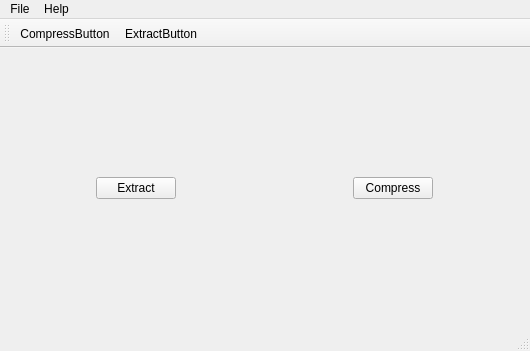
<?xml version="1.0" encoding="UTF-8"?>
<ui version="4.0">
 <class>MainWindow</class>
 <widget class="QMainWindow" name="MainWindow">
  <property name="geometry">
   <rect>
    <x>0</x>
    <y>0</y>
    <width>530</width>
    <height>351</height>
   </rect>
  </property>
  <property name="windowTitle">
   <string>Frog Archiver</string>
  </property>
  <property name="windowIcon">
   <iconset resource="FrogArchiver.qrc">
    <normaloff>:/assets/frog_mac_archigraphs.png</normaloff>:/assets/frog_mac_archigraphs.png</iconset>
  </property>
  <widget class="QWidget" name="centralWidget">
   <layout class="QGridLayout" name="gridLayout">
    <item row="0" column="0">
     <layout class="QGridLayout" name="gridLayout_2">
      <item row="3" column="1" alignment="Qt::AlignHCenter|Qt::AlignVCenter">
       <widget class="QPushButton" name="buttonCompress">
        <property name="maximumSize">
         <size>
          <width>87</width>
          <height>24</height>
         </size>
        </property>
        <property name="text">
         <string>Compress</string>
        </property>
        <property name="icon">
         <iconset resource="FrogArchiver.qrc">
          <normaloff>:/assets/1455813976_add-files-to-archive.png</normaloff>:/assets/1455813976_add-files-to-archive.png</iconset>
        </property>
       </widget>
      </item>
      <item row="3" column="0" alignment="Qt::AlignHCenter|Qt::AlignVCenter">
       <widget class="QPushButton" name="buttonExtract">
        <property name="maximumSize">
         <size>
          <width>80</width>
          <height>24</height>
         </size>
        </property>
        <property name="text">
         <string>Extract</string>
        </property>
        <property name="icon">
         <iconset resource="FrogArchiver.qrc">
          <normaloff>:/assets/1455813689_extract-archive.png</normaloff>:/assets/1455813689_extract-archive.png</iconset>
        </property>
       </widget>
      </item>
     </layout>
    </item>
   </layout>
  </widget>
  <widget class="QMenuBar" name="menuBar">
   <property name="geometry">
    <rect>
     <x>0</x>
     <y>0</y>
     <width>530</width>
     <height>21</height>
    </rect>
   </property>
   <widget class="QMenu" name="menuFile">
    <property name="title">
     <string>File</string>
    </property>
    <addaction name="actionCompress"/>
    <addaction name="actionExtract"/>
    <addaction name="separator"/>
    <addaction name="actionExit"/>
   </widget>
   <widget class="QMenu" name="menuHelp">
    <property name="title">
     <string>Help</string>
    </property>
    <addaction name="actionLicense"/>
    <addaction name="separator"/>
    <addaction name="actionAbout"/>
   </widget>
   <addaction name="menuFile"/>
   <addaction name="menuHelp"/>
  </widget>
  <widget class="QToolBar" name="mainToolBar">
   <attribute name="toolBarArea">
    <enum>TopToolBarArea</enum>
   </attribute>
   <attribute name="toolBarBreak">
    <bool>false</bool>
   </attribute>
   <addaction name="actionCompressButton"/>
   <addaction name="actionExtractButton"/>
  </widget>
  <widget class="QStatusBar" name="statusBar"/>
  <action name="actionAbout">
   <property name="icon">
    <iconset resource="FrogArchiver.qrc">
     <normaloff>:/assets/1455568110_Information.png</normaloff>:/assets/1455568110_Information.png</iconset>
   </property>
   <property name="text">
    <string>About</string>
   </property>
  </action>
  <action name="actionCompress">
   <property name="icon">
    <iconset resource="FrogArchiver.qrc">
     <normaloff>:/assets/1455813976_add-files-to-archive.png</normaloff>:/assets/1455813976_add-files-to-archive.png</iconset>
   </property>
   <property name="text">
    <string>Compress</string>
   </property>
  </action>
  <action name="actionExtract">
   <property name="icon">
    <iconset resource="FrogArchiver.qrc">
     <normaloff>:/assets/1455813689_extract-archive.png</normaloff>:/assets/1455813689_extract-archive.png</iconset>
   </property>
   <property name="text">
    <string>Extract</string>
   </property>
  </action>
  <action name="actionExit">
   <property name="icon">
    <iconset resource="FrogArchiver.qrc">
     <normaloff>:/assets/1455566763_Log Out.png</normaloff>:/assets/1455566763_Log Out.png</iconset>
   </property>
   <property name="text">
    <string>Exit</string>
   </property>
  </action>
  <action name="actionCompressButton">
   <property name="icon">
    <iconset resource="FrogArchiver.qrc">
     <normaloff>:/assets/1455813976_add-files-to-archive.png</normaloff>:/assets/1455813976_add-files-to-archive.png</iconset>
   </property>
   <property name="text">
    <string>CompressButton</string>
   </property>
   <property name="toolTip">
    <string>Compress your files</string>
   </property>
  </action>
  <action name="actionExtractButton">
   <property name="icon">
    <iconset resource="FrogArchiver.qrc">
     <normaloff>:/assets/1455813689_extract-archive.png</normaloff>:/assets/1455813689_extract-archive.png</iconset>
   </property>
   <property name="text">
    <string>ExtractButton</string>
   </property>
   <property name="toolTip">
    <string>Extract BZip File</string>
   </property>
  </action>
  <action name="actionLicense">
   <property name="text">
    <string>License</string>
   </property>
  </action>
 </widget>
 <layoutdefault spacing="6" margin="11"/>
 <resources>
  <include location="FrogArchiver.qrc"/>
 </resources>
 <connections/>
</ui>
